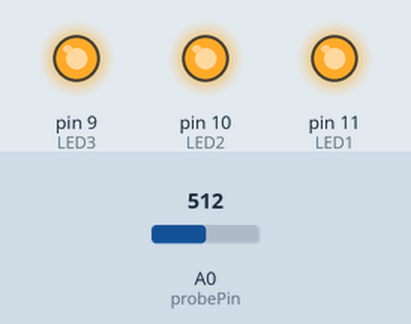
This sketch was run on a simulated Arduino Uno, built with avr-gcc and run on an emulated ATmega328P. Parts: output pins drawn as LEDs (lit = HIGH). The inputs (shaded band) are chosen by the test bench; at power-on: A0 (probePin) = 512. What the sketch prints to the serial monitor is not drawn.

Above: at 1.2 s.
1.3 s: A0 (probePin) set to 43
2.8 s: A0 (probePin) set to 36
Timing chart, 0 to 5.8 s (numbered marks = the images above; inputs shaded):
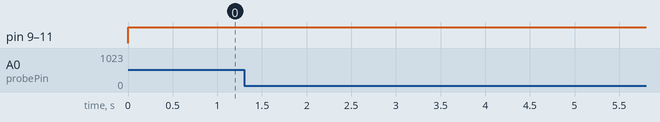

Measured:
- after the input at 1.3 s, every drawn part: stays the same
- after the input at 2.8 s, every drawn part: stays the same

The sketch:

EMF_detector_LED_bargraph_smooth.ino
```cpp
// EMF Detector for LED Bargraph v1.0
// 5.12.2009
// original code/project by Aaron ALAI - aaronalai1@gmail.com
// modified for use w/ LED bargraph by Collin Cunningham - collin@makezine.com


#define NUMREADINGS 20 // raise this number to increase data smoothing

int senseLimit = 40; // raise this number to decrease sensitivity (up to 1023 max)
int probePin = A0; // analog 5
int val = 0; // reading from probePin

int LED1 = 11;  // connections
int LED2 = 10;  // to
int LED3 = 9;   // LED
//int LED4 = 8;   // bargraph
//int LED5 = 7;   // anodes
//int LED6 = 6;   // with
//int LED7 = 5;   // resistors
//int LED8 = 4;   // in
//int LED9 = 3;   // series
//int LED10 = 2;  //

// variables for smoothing

int readings[NUMREADINGS];                // the readings from the analog input
int index = 0;                            // the index of the current reading
int total = 0;                            // the running total
int average = 0;                          // final average of the probe reading


void setup() {

  //pinMode(2, OUTPUT);  // specify LED bargraph outputs
  //pinMode(3, OUTPUT);
  //pinMode(4, OUTPUT);
  //pinMode(5, OUTPUT);
  //pinMode(6, OUTPUT);
  //pinMode(7, OUTPUT);
  //pinMode(8, OUTPUT);
  pinMode(9, OUTPUT);
  pinMode(10,OUTPUT);
  pinMode(11,OUTPUT);
  //serial connection for debugging/etc
  Serial.begin(9600);
  for (int i = 0; i < NUMREADINGS; i++)
    readings[i] = 0;                      // initialize all the readings to 0
}

void loop() {

  val = analogRead(probePin);  // take a reading from the probe

  if(val >= 1){                // if the reading isn't zero, proceed

    val = constrain(val, 1, senseLimit);  // turn any reading higher than the senseLimit value into the senseLimit value
    val = map(val, 1, senseLimit, 1, 100);//1023  // remap the constrained value within a 1 to 1023 range

    total -= readings[index];               // subtract the last reading
    readings[index] = val; // read from the sensor
    total += readings[index];               // add the reading to the total
    index = (index + 1);                    // advance to the next index

    if (index >= NUMREADINGS)               // if we're at the end of the array...
      index = 0;                            // ...wrap around to the beginning

    average =val; //total / NUMREADINGS;          // calculate the average
    //if (averagMe<10)
     //  average=10;
    average-=1;

    if (average >2){  //50              // if the average is over 50 ...
      digitalWrite(LED1, HIGH);   // light the first LED
    }
    else{                         // and if it's not ...
      digitalWrite(LED1, LOW);    // turn that LED off
    }


    if (average >5){    //150           // and so on ...
      digitalWrite(LED2, HIGH);
    }
    else{
      digitalWrite(LED2, LOW);
    }

    if (average > 10){ //250
      digitalWrite(LED3, HIGH);
    }
    else{
      digitalWrite(LED3, LOW);
    }

/*
    if (average > 350){
      digitalWrite(LED4, HIGH);
    }
    else{
      digitalWrite(LED4, LOW);
    }
    if (average > 450){
      digitalWrite(LED5, HIGH);
    }
    else{
      digitalWrite(LED5, LOW);
    }

    if (average > 550){
      digitalWrite(LED6, HIGH);
    }
    else{
      digitalWrite(LED6, LOW);
    }

    if (average > 650){
      digitalWrite(LED7, HIGH);
    }
    else{
      digitalWrite(LED7, LOW);
    }

    if (average > 750){
      digitalWrite(LED8, HIGH);
    }
    else{
      digitalWrite(LED8, LOW);
    }

    if (average > 850){
      digitalWrite(LED9, HIGH);
    }
    else{
      digitalWrite(LED9, LOW);
    }

    if (average > 950){
      digitalWrite(LED10, HIGH);
    }
    else{
      digitalWrite(LED10, LOW);
    }

*/
    Serial.print(val); // use output to aid in calibrating
    Serial.print(":");
    Serial.println(average);
  }
}
```
